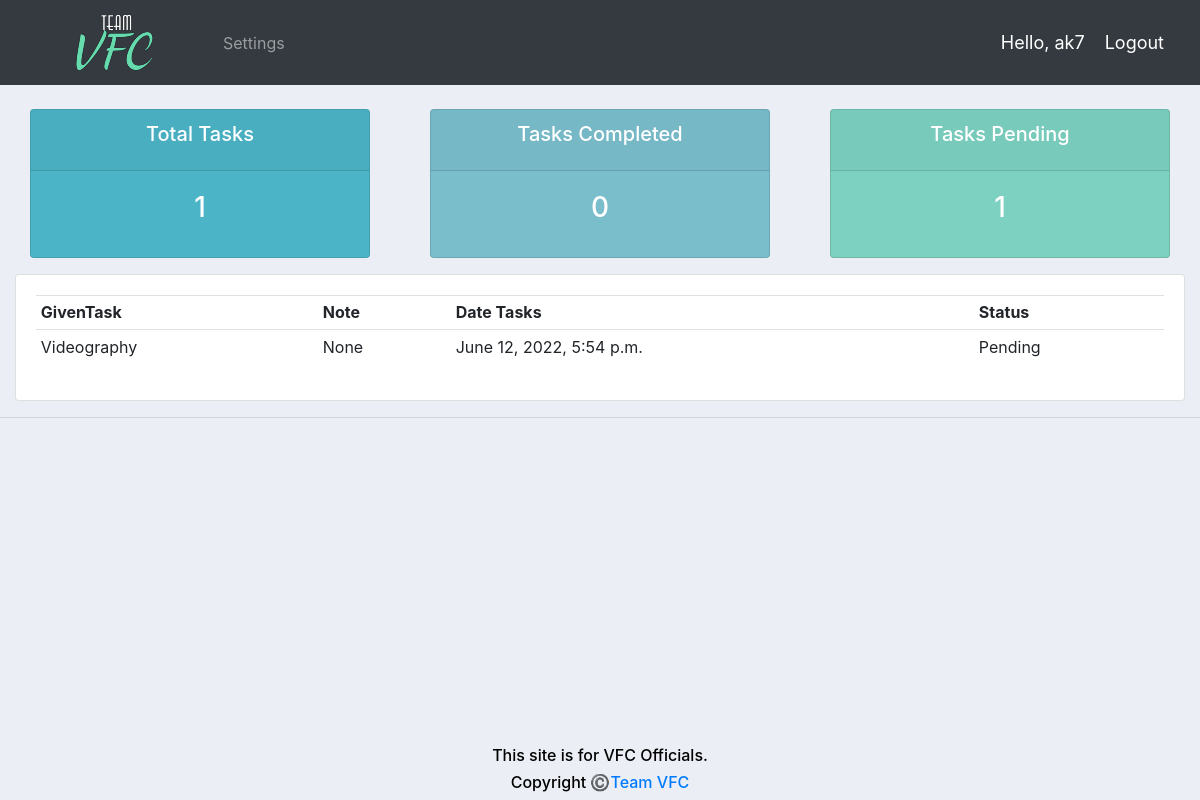
Before: /user/ (signed in) with the older database file.
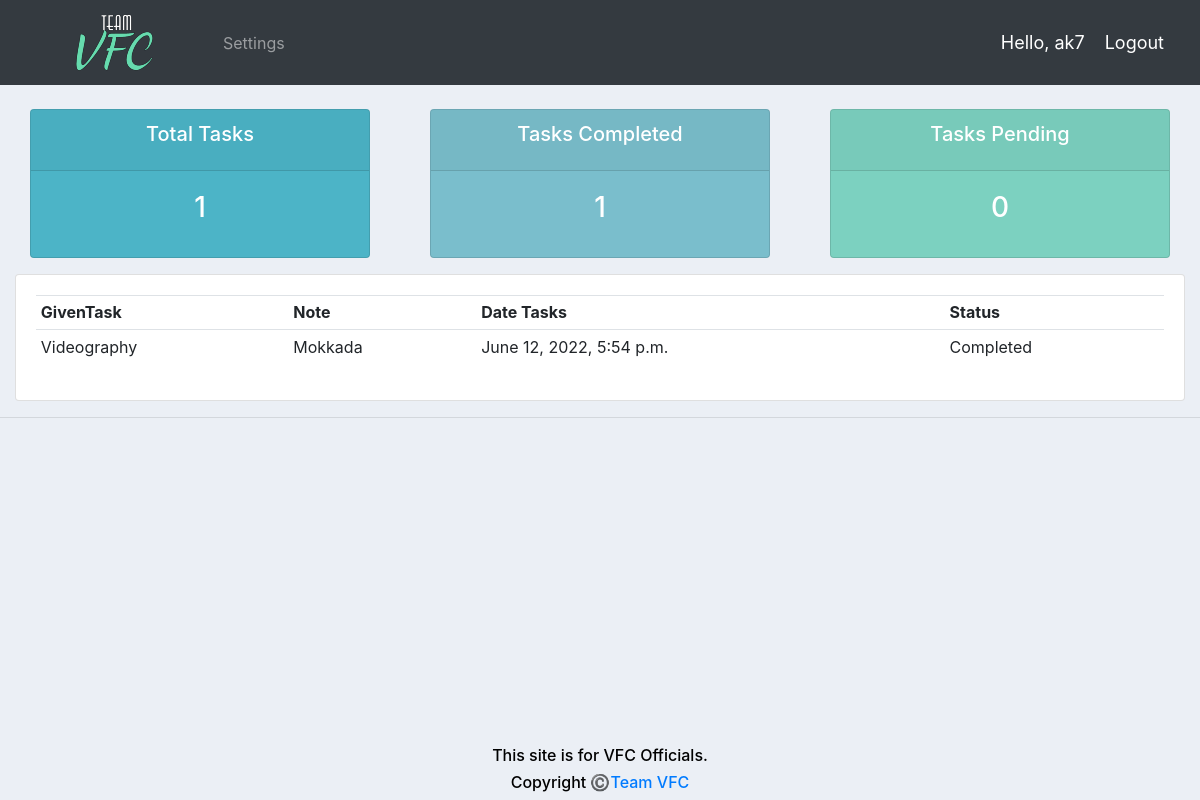
After: the same page with the newer database file.
### accounts/models.py (models this page shows)
class Task(models.Model):
	STATUS = (
			('Pending', 'Pending'),
			('Reached Completion', 'Reached Completion'),
			('Completed', 'Completed'),
			)
	employee = models.ForeignKey(Employee, null=True, on_delete= models.SET_NULL)
	givenTask = models.ForeignKey(GivenTask, null=True, on_delete= models.SET_NULL)
	date_created = models.DateTimeField(auto_now_add=True, null=True)
	status = models.CharField(max_length=200, null=True, choices=STATUS)
	salary = models.IntegerField(max_length=10, null=True)
	note = models.CharField(max_length=1000, null=True)
	def __str__(self):
		return self.givenTask.name

class GivenTask(models.Model):
	CATEGORY = (
			('Onspot', 'Onspot'),
			('Remotework', 'Remotework'),
			)
	name = models.CharField(max_length=200, null=True)
	price = models.FloatField(null=True)
	category = models.CharField(max_length=200, null=True, choices=CATEGORY)
	description = models.CharField(max_length=200, null=True, blank=True)
	date_created = models.DateTimeField(auto_now_add=True, null=True)
	tags = models.ManyToManyField(Tag)
	def __str__(self):
		return self.name

### accounts/decorators.py (the view)
		def wrapper_func(request, *args, **kwargs):
			group = None
			if request.user.groups.exists():
				group = request.user.groups.all()[0].name
			if group in allowed_roles:
				return view_func(request, *args, **kwargs)
			else:
				return HttpResponse('You are not authorized to view this page')

### accounts/views.py (called while the page is built)
@login_required(login_url='login')
@allowed_users(allowed_roles=['employee'])
def userPage(request):
	tasks = request.user.employee.task_set.all()
	total_tasks = tasks.count()
	completed = tasks.filter(status='Completed').count()
	pending = tasks.filter(status='Pending').count()
	print('TaskS:', tasks)
	context = {'tasks':tasks, 'total_tasks':total_tasks,
	'completed':completed,'pending':pending}
	return render(request, 'accounts/user.html', context)

### accounts/templates/accounts/user.html
{%  extends 'accounts/main.html' %}
{% block content %}
{%  include 'accounts/status.html' %}
<div class="row">
	<div class="col-md">
		<div class="card card-body">
			<table class="table table-sm">
				<tr>
					<th>GivenTask</th>
					<th>Note</th>
					<th>Date Tasks</th>
					<th>Status</th>
				</tr>
				{% for task in tasks %}
				<tr>
					<td>{{task.givenTask}}</td>
					<td>{{task.note}}</td>
					<td>{{task.date_created}}</td>
					<td>{{task.status}}</td>
				</tr>
				{% endfor %}
			</table>
		</div>
	</div>
</div>
{% endblock content %}

Changed rows visible on the page:
changed Task "Videography": note "None" → "Mokkada"; status "Pending" → "Completed"
Other visible differences:
{{ completed }}: "0" → "1"
{{ pending }}: "1" → "0"
